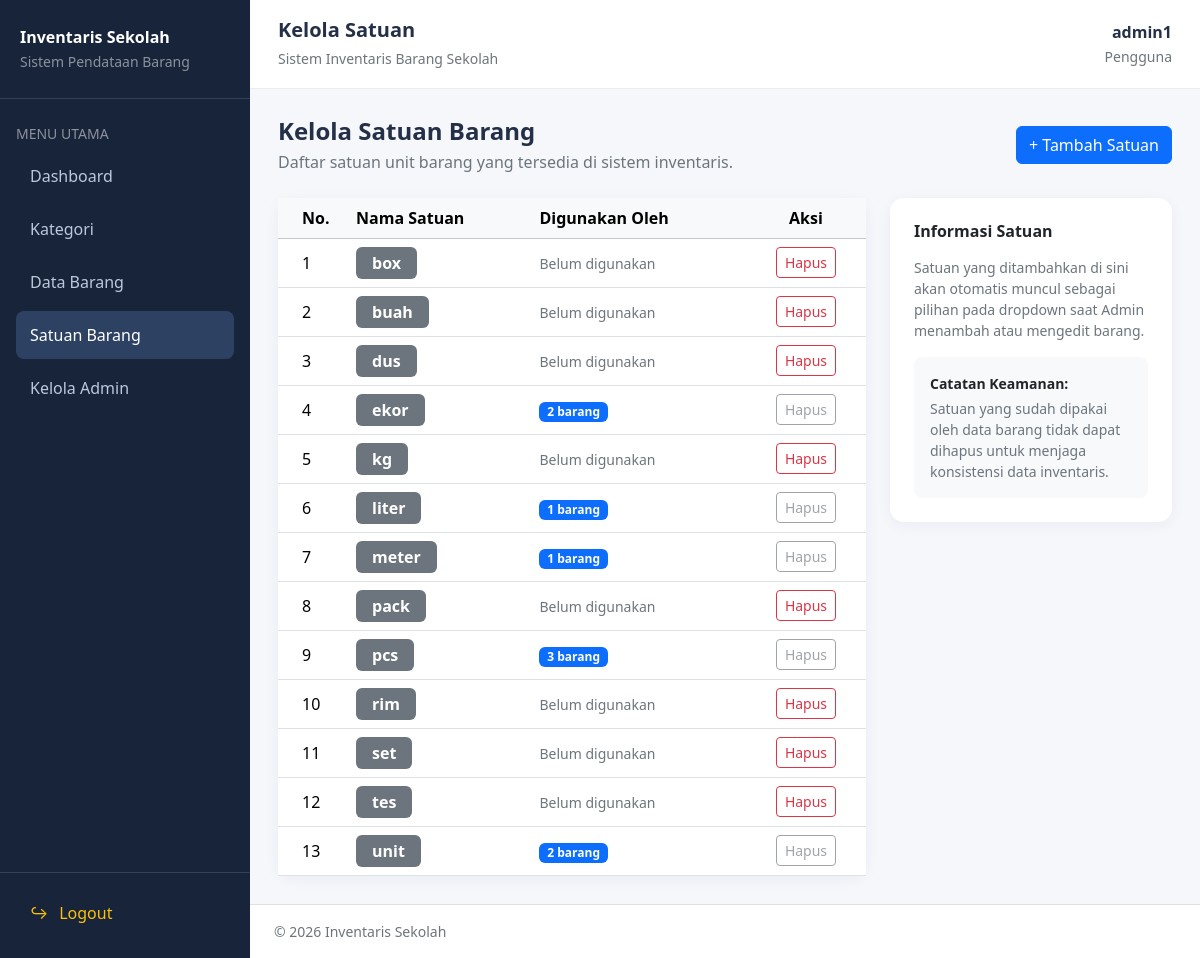
Screenshot of /satuan/index.php (signed in) with the database file from the repository.
### tables this page shows
CREATE TABLE `satuan` (
  `id_satuan` int(11) NOT NULL,
  `nama_satuan` varchar(30) NOT NULL
);

### satuan/index.php (the view, shortened to what this page needs)
<?php
    require_once __DIR__ . '/../auth.php';
    $query = mysqli_query(
        $conn,
        "SELECT s.id_satuan, s.nama_satuan, COUNT(b.id_barang) AS total_barang
         FROM satuan s
         LEFT JOIN barang b ON b.satuan = s.nama_satuan
         GROUP BY s.id_satuan, s.nama_satuan
         ORDER BY s.nama_satuan ASC"
    );
    require_once __DIR__ . '/../assets/header.php';
?>
<div class="d-flex flex-wrap justify-content-between align-items-center gap-3 mb-4">
    <div>
        <h4 class="fw-bold mb-1">Kelola Satuan Barang</h4>
        <p class="text-secondary mb-0">
            Daftar satuan unit barang yang tersedia di sistem inventaris.
        </p>
    </div>
    <button
        type="button"
        class="btn btn-primary"
        data-bs-toggle="modal"
        data-bs-target="#modalTambahSatuan"
    >
        + Tambah Satuan
    </button>
</div>
<div class="row g-4">
    <div class="col-12 col-lg-8">
        <div class="card summary-card">
            <div class="card-body p-0">
                <div class="table-responsive">
                    <table class="table table-hover align-middle mb-0">
                        <thead class="table-light">
                            <tr>
                                <th class="ps-4" style="width: 70px;">No.</th>
                                <th>Nama Satuan</th>
                                <th>Digunakan Oleh</th>
                                <th class="text-center" style="width: 120px;">Aksi</th>
                            </tr>
                        </thead>
                        <tbody>
                        <?php if (mysqli_num_rows($query) > 0): ?>
                            <?php $no = 1; ?>
                            <?php while ($row = mysqli_fetch_assoc($query)): ?>
                                <tr>
                                    <td class="ps-4"><?php echo $no++; ?></td>
                                    <td>
                                        <span class="badge text-bg-secondary px-3 py-2 fs-6">
                                            <?php echo htmlspecialchars($row['nama_satuan'], ENT_QUOTES, 'UTF-8'); ?>
                                        </span>
                                    </td>
                                    <td>
                                        <?php if ((int) $row['total_barang'] > 0): ?>
                                            <span class="badge text-bg-primary">
                                                <?php echo (int) $row['total_barang']; ?> barang
                                            </span>
                                        <?php else: ?>
                                            <small class="text-secondary">Belum digunakan</small>
                                        <?php endif; ?>
                                    </td>
                                    <td class="text-center">
                                        <?php if ((int) $row['total_barang'] > 0): ?>
                                            <button
                                                type="button"
                                                class="btn btn-sm btn-outline-secondary"
                                                disabled
                                                title="Satuan masih digunakan oleh barang"
                                            >
                                                Hapus
                                            </button>
                                        <?php else: ?>
                                            <form
                                                action="hapus.php"
                                                method="POST"
                                                onsubmit="return confirm('Yakin ingin menghapus satuan \'<?php echo htmlspecialchars($row['nama_satuan'], ENT_QUOTES, 'UTF-8'); ?>\'?')"
                                                class="d-inline"
                                            >
                                                <button
                                                    type="submit"
                                                    class="btn btn-sm btn-outline-danger"
                                                >
                                                    Hapus
                                                </button>
                                            </form>
                                        <?php endif; ?>
                                    </td>
                                </tr>
                            <?php endwhile; ?>
                        <?php endif; ?>
                        </tbody>
                    </table>
                </div>
            </div>
        </div>
    </div>
    <div class="col-12 col-lg-4">
        <div class="card summary-card">
            <div class="card-body p-4">
                <h6 class="fw-bold mb-3">Informasi Satuan</h6>
                <p class="text-secondary small mb-3">
                    Satuan yang ditambahkan di sini akan otomatis muncul sebagai pilihan pada dropdown saat Admin menambah atau mengedit barang.
                </p>
                <div class="p-3 bg-light rounded-3 small text-secondary">
                    <span class="fw-semibold text-dark d-block mb-1">Catatan Keamanan:</span>
                    Satuan yang sudah dipakai oleh data barang tidak dapat dihapus untuk menjaga konsistensi data inventaris.
                </div>
            </div>
        </div>
    </div>
</div>
<?php require_once __DIR__ . '/../assets/footer.php'; ?>

### assets/header.php (style rules this page uses)
body { background: #f5f7fb; color: #243047; margin: 0; }
.summary-card { border: 0; border-radius: 14px; box-shadow: 0 3px 15px rgba(25, 40, 70, .05); }

### rows the page displays
satuan: nama_satuan "box", shows "Belum digunakan"
satuan: nama_satuan "buah", shows "Belum digunakan"
satuan: nama_satuan "dus", shows "Belum digunakan"
satuan: nama_satuan "ekor", total_barang "2", shows "Hapus"
satuan: nama_satuan "kg", shows "Belum digunakan"
satuan: nama_satuan "liter", total_barang "1", shows "Hapus"
satuan: nama_satuan "meter", total_barang "1", shows "Hapus"
satuan: nama_satuan "pack", shows "Belum digunakan"
satuan: nama_satuan "pcs", total_barang "3", shows "Hapus"
satuan: nama_satuan "rim", shows "Belum digunakan"
satuan: nama_satuan "set", shows "Belum digunakan"
satuan: nama_satuan "tes", shows "Belum digunakan"
satuan: nama_satuan "unit", total_barang "2", shows "Hapus"

### other values shown
$pageTitle "Kelola Satuan"
$username "admin1"
